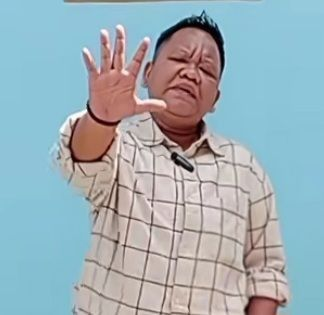
#> input picture PCD/kakgem.jpg, 324 x 315 px, found by its file name
$ python rgb.py
#> lines starting #> are read from the running program, lines starting #| are printed output that depends on the picture; after the words box and inside, x2 and y2 are one past the last pixel; in counts of white or black regions, pixels touching at a corner belong together
import numpy as np
import imageio.v3 as img

image_path = "C:\\Users\\JARKOM 18\\Documents\\PCD\\kakgem.jpg"

image = img.imread(image_path)
#> image is the input picture: shape (315, 324, 3); mean R, G, B 157.5, 174.9, 182

if len(image.shape) < 3 or image.shape[2] !=3:
    print("format gambar harus RGB")
    exit()

red = image[:,:,0]
green = image[:,:,1]
blue = image[:,:,2]
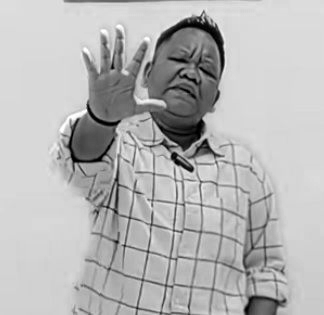
#> blue: shape (315, 324); min 0, max 255, mean 182
gray = red * 0.299 + green * 0.587  + blue * 0.114

image_red = np.zeros_like(image)
image_red[:,:,0] = red
img.imwrite("source.jpg", image_red)
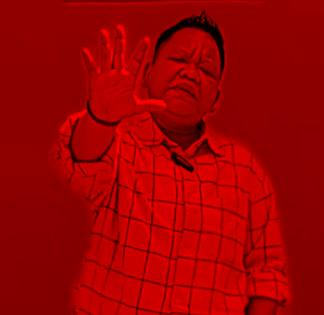
#> saved as source.jpg: shape (315, 324, 3); mean R, G, B 157.3, 1.1, 1.5

image_green = np.zeros_like(image)
image_green[:,:,1] = green
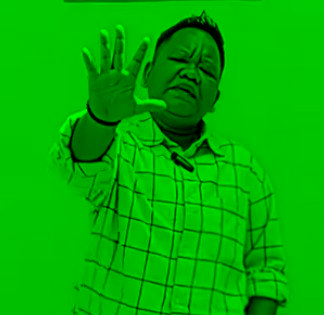
#> image_green: shape (315, 324, 3); mean of channels 0, 1, 2 0, 174.9, 0; drawn as R, G, B
img.imwrite("sourcegreen.jpg", image_green)

image_blue = np.zeros_like(image)
image_blue[:,:,2] = blue
img.imwrite("sourceblue.jpg", image_blue)
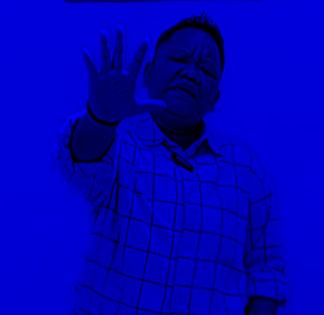
#> saved as sourceblue.jpg: shape (315, 324, 3); mean R, G, B 0.6, 0.6, 181.6


image_gray = np.zeros_like(image)

image_gray[:,:,0] = gray
image_gray[:,:,1] = gray
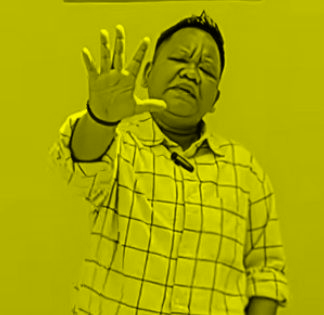
#> image_gray: shape (315, 324, 3); mean of channels 0, 1, 2 170, 170, 0; drawn as R, G, B
image_gray[:,:,2] = gray
img.imwrite("gray_image.jpg", image_gray)

threshold = 100
binary_image = np.where(gray > threshold, 255, 0 ).astype(np.uint8)
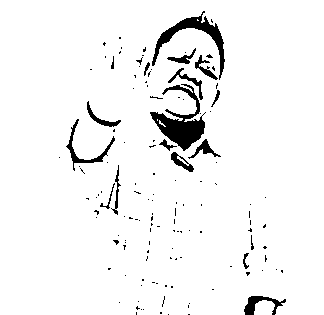
#> binary_image: shape (315, 324); 95.2% white; 133 black regions (115 under 20 px), largest, box (x1, y1, x2, y2) and area: (150, 84, 206, 151) 1403, (152, 11, 225, 80) 967, (66, 119, 115, 171) 360
binary_rgb = np.zeros_like(image)
binary_rgb[:,:,0] = binary_image
binary_rgb[:,:,1] = binary_image
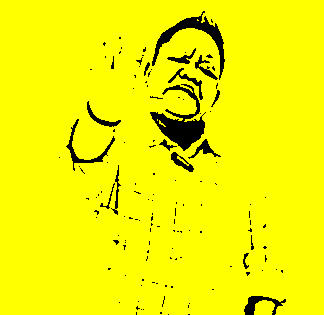
#> binary_rgb: shape (315, 324, 3); mean of channels 0, 1, 2 242.6, 242.6, 0; drawn as R, G, B
binary_rgb[:,:,2] = binary_image
img.imwrite("Black&white.jpg", binary_rgb )
print("proses berhasil")
